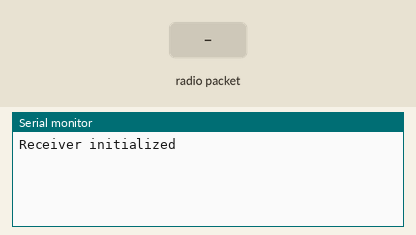
Recording of a sketch running on a simulated Arduino Uno, built with avr-gcc and run on an emulated ATmega328P. Shown: the last lines printed to the serial monitor. Inputs (shaded band) come from the test bench. No radio packets arrive unless stated.

Above: at 1.2 s.
1.3 s: radio packet "1" arrives
At 2.0 s:
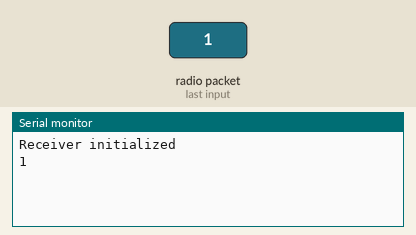
2.8 s: radio packet "0" arrives
At 3.2 s:
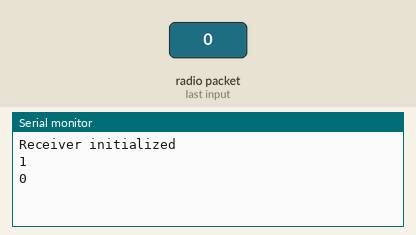
4.3 s: radio packet "2" arrives
At 5.6 s:
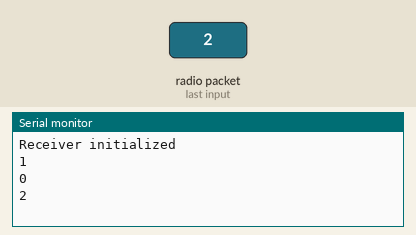

The sketch:

testrx.ino
```cpp
#include <SPI.h>
#include <nRF24L01.h>
#include <RF24.h>

// Define pins for NRF24L01
#define CE_PIN 9
#define CSN_PIN 10

// Initialize the NRF24L01 radio
RF24 radio(CE_PIN, CSN_PIN);

// Address through which the two modules communicate
const byte address[6] = "00001";

void setup() {
  // Start serial communication at 115200 baud rate
  Serial.begin(115200);

  // Initialize the radio
  radio.begin();
  radio.openReadingPipe(0, address);
  radio.setPALevel(RF24_PA_MIN);
  radio.startListening();

  Serial.println("Receiver initialized");
}

void loop() {
  if (radio.available()) {
    char text[32] = "";
    radio.read(&text, sizeof(text));
    Serial.println(text);
  }

  // Small delay to avoid flooding the serial monitor
  delay(100);
}
```

Measured:
- after the input at 1.3 s, the serial monitor: prints a new line at once (image 1)
- after the input at 2.8 s, the serial monitor: prints a new line at once (image 2)
- after the input at 4.3 s, the serial monitor: prints a new line at once (image 3)
